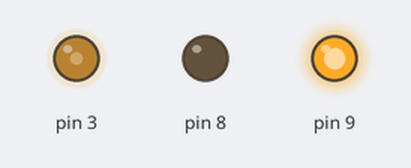
Bench run of a sketch on a simulated Arduino Uno, built with avr-gcc and run on an emulated ATmega328P. Shown: output pins drawn as LEDs (lit = HIGH).

Above: at 0.1 s.
Timing chart, 0 to 1.6 s (numbered marks = the images above):
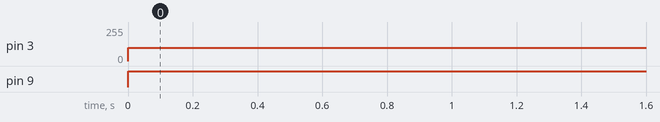

Measured:
- by itself, pin 3: 0/255 → 100/255 at 0.00 s
- by itself, pin 9: LOW → HIGH at 0.00 s

The sketch:

motion.ino
```cpp
#include <ros.h>
#include <ros/time.h>
#include <std_msgs/Bool.h>
#include <std_msgs/Empty.h>
#include <std_msgs/Int32.h>
#include <geometry_msgs/Twist.h>
void setup() {
  // put your setup code here, to run once:
  //Serial.begin(1000000);
  pinMode(9,OUTPUT);
  pinMode(8,OUTPUT);
  pinMode(3,OUTPUT);
}

void loop() {
  // put your main code here, to run repeatedly:
  //int sensorValue = digitalRead(3);
  //Serial.println(sensorValue);

  digitalWrite(9,HIGH);
  digitalWrite(8,LOW);
  analogWrite(3, 100);
}
```
